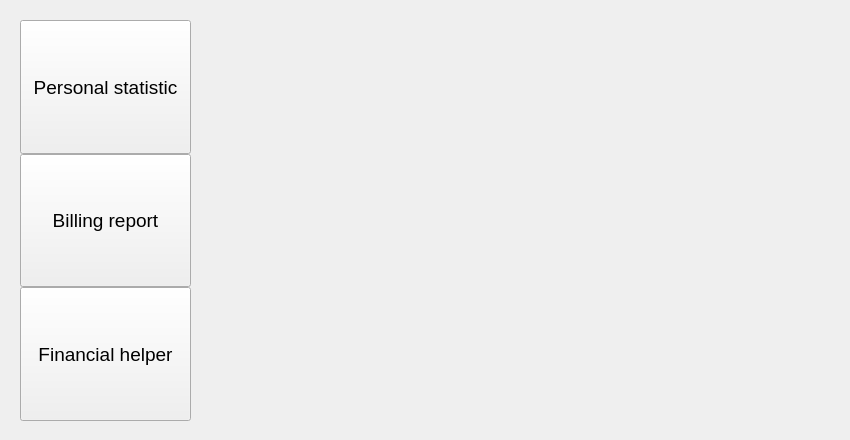
      <widget class="QWidget" name="userPage">
       <widget class="QWidget" name="verticalLayoutWidget_2">
        <property name="geometry">
         <rect>
          <x>20</x>
          <y>20</y>
          <width>171</width>
          <height>401</height>
         </rect>
        </property>
        <layout class="QVBoxLayout" name="verticalLayout">
         <property name="spacing">
          <number>0</number>
         </property>
         <item>
          <widget class="QPushButton" name="personalStatisticButton">
           <property name="sizePolicy">
            <sizepolicy hsizetype="Expanding" vsizetype="Expanding">
             <horstretch>0</horstretch>
             <verstretch>0</verstretch>
            </sizepolicy>
           </property>
           <property name="font">
            <font>
             <family>Segoe UI</family>
             <pointsize>14</pointsize>
            </font>
           </property>
           <property name="styleSheet">
            <string notr="true">#personalStatisticButton{
background-color: #F0F0F0;
border-color: yellow;
color: black;
}

#personalStatisticButton:hover{
background-color: white;
color: black;
}</string>
           </property>
           <property name="text">
            <string>Personal statistic</string>
           </property>
          </widget>
         </item>
         <item>
          <widget class="QPushButton" name="billingReportButton">
           <property name="sizePolicy">
            <sizepolicy hsizetype="Minimum" vsizetype="Expanding">
             <horstretch>0</horstretch>
             <verstretch>0</verstretch>
            </sizepolicy>
           </property>
           <property name="font">
            <font>
             <family>Segoe UI</family>
             <pointsize>14</pointsize>
            </font>
           </property>
           <property name="styleSheet">
            <string notr="true">#billingReportButton{
background-color: #F0F0F0;
border-color: yellow;
color: black;
}

#billingReportButton:hover{
background-color: white;
color: black;
}</string>
           </property>
           <property name="text">
            <string>Billing report</string>
           </property>
          </widget>
         </item>
         <item>
          <widget class="QPushButton" name="financialHelperButton">
           <property name="sizePolicy">
            <sizepolicy hsizetype="Minimum" vsizetype="Expanding">
             <horstretch>0</horstretch>
             <verstretch>0</verstretch>
            </sizepolicy>
           </property>
           <property name="font">
            <font>
             <family>Segoe UI</family>
             <pointsize>14</pointsize>
            </font>
           </property>
           <property name="styleSheet">
            <string notr="true">#financialHelperButton{
background-color: #F0F0F0;
border-color: yellow;
color: black;
}

#financialHelperButton:hover{
background-color: white;
color: black;
}</string>
           </property>
           <property name="text">
            <string>Financial helper</string>
           </property>
          </widget>
         </item>
        </layout>
       </widget>
       <widget class="QStackedWidget" name="userPageStackedWidget">
        <property name="geometry">
         <rect>
          <x>230</x>
          <y>30</y>
          <width>611</width>
          <height>401</height>
         </rect>
        </property>
        <property name="currentIndex">
         <number>0</number>
        </property>
        <widget class="QWidget" name="chartPage"/>
        <widget class="QWidget" name="billingReportPage"/>
        <widget class="QWidget" name="financialHelperPage"/>
       </widget>
       <widget class="QWidget" name="gridLayoutWidget">
        <property name="geometry">
         <rect>
          <x>210</x>
          <y>20</y>
          <width>611</width>
          <height>401</height>
         </rect>
        </property>
        <layout class="QGridLayout" name="gridLayout_2"/>
       </widget>
      </widget>
